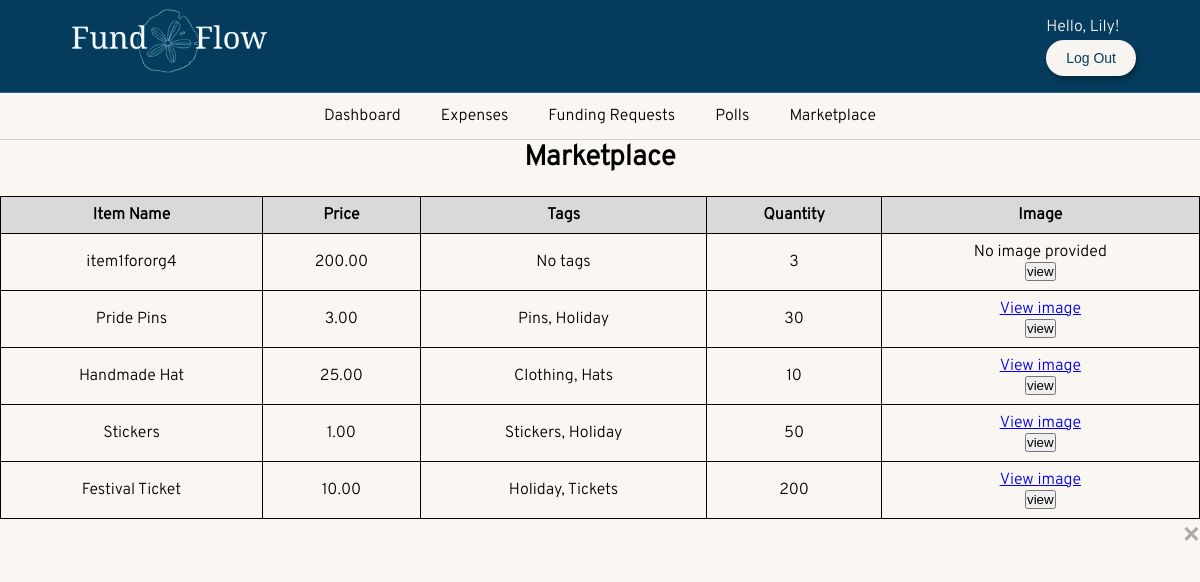
/marketplace/ (signed in), run on the app's committed database.
### FundFlow/models.py (models this page shows, shortened)
class Item(models.Model):
    organization = models.ForeignKey('Organization', on_delete=models.CASCADE, related_name='items')
    item_name = models.CharField(max_length=100, unique=True)
    price = models.DecimalField(max_digits=10, decimal_places=2)
    image = models.FileField(upload_to='merchIMG/', null=True, blank=True)
    quantity = models.PositiveIntegerField()
    tags = models.ManyToManyField(Tag, related_name='items')

class Tag(models.Model):
    name = models.CharField(max_length=20, unique=True)

### FundFlow/views.py (the view)
# urls.py: path('marketplace/', views.marketplace_view, name='marketplace'),
@login_required
def marketplace_view(request):
    curUser = request.user
    curProf = UserProfile.objects.get(user=curUser)
    user_type = curProf.user_type
    thisOrg = curProf.current_Org
    items = Item.objects.all()
    if request.method == 'POST':
        item_id = request.POST.get('item_id')
        print(item_id)
        item=Item.objects.get(pk=item_id)
        return redirect('checkout', item.id)
    context = {
        'user_type': user_type,
        'items': items,
    }
    return render(request, 'marketplace.html', context)

### FundFlow/templates/marketplace.html (shortened to what this page needs)
{% extends 'base.html' %}
{% block content %}
<h1>Marketplace</h1>
<div>
    <table class= "log-table">
        <thead>
            <tr>
                <th>Item Name</th>
                <th>Price</th>
                <th>Tags</th>
                <th>Quantity</th>
                <th>Image</th>
            </tr>
        </thead>
        <tbody>
            {% for item in items %}
            <tr>
                <td>{{ item.item_name  }}</td>
                <td>{{ item.price }}</td>
                <td>
                    {% for tag in item.tags.all %}
                      {{ tag.name }}{% if not forloop.last %}, {% endif %}
                    {% empty %}
                      No tags
                    {% endfor %}
                </td>
                <td>{{ item.quantity }}</td>
                <td>
                    {% if item.image %}
                        <a href="#" class="image-link" data-image="{{ item.image.url }}">View image</a>
                    {% else %}
                        No image provided
                    {% endif %}
                    <form method="POST" class="view">
                    </div>
                    <button class="explore" name="item_id" value="{{item.id}}" >view</button>
                </div>
                    </form>
                </td>
            </tr>
            {% endfor %}
<div id="itemModal" class="item">
    <div class="item-content">
        <span class="close">&times;</span>
    </div>
</div>
{%endblock%}

### FundFlow/templates/base.html (shortened to what this page needs)
<!doctype html>
<html lang="en">
  <head>
    {%load static%}
    <link rel="stylesheet" href="{% static 'dashboard.css' %}">
    <link rel="stylesheet" href="{% static 'home.css' %}">
    <link rel="stylesheet" href="{% static 'signUp.css' %}">
    <link rel="stylesheet" href="{% static 'index.css' %}">
    <link rel="stylesheet" href="https://cdnjs.cloudflare.com/ajax/libs/font-awesome/6.0.0/css/all.min.css">
    <link rel="stylesheet" href="{% static 'registerorg.css' %}">
    <link rel="stylesheet" href="{% static 'voting.css' %}">
    <link rel="stylesheet" href="{% static 'expenses.css' %}">
    <link rel="stylesheet" href="{% static 'budgetRev.css' %}">
    <link rel="stylesheet" href="{% static 'manageOrganization.css' %}">
    <link rel="stylesheet" href="{% static 'fundingRequests.css' %}">
    <link rel="stylesheet" href="{% static 'manageMarketplace.css' %}">
  </head>
  <body>
    <header class="py-3 mb-4 border-bottom" id="header">
      <div class="header-container">
          <a href="#" class="d-flex align-items-center link-body-emphasis text-decoration-none">
              <span class="logo">
                  <img src="{% static 'images/FundFlow_logo.png' %}" alt="Logo">
              </span>
          </a>
      </div>
      <div>
        {% if user.is_authenticated %}
        <a class="hello-user"> Hello, {{user.first_name}}! </a>
        <form action="{% url 'logout' %}" method="post">
          <button type="submit" class="logout-btn">Log Out</button>
        </form>
        {% endif %}
      </div>
    </header>
    {% if user.is_authenticated %}
    <nav class="py-2 bg-body-tertiary border-bottom">
        <div class="container d-flex flex-wrap">
            <ul class="nav me-auto">
                <li class="nav-item"><a href="{% url 'dashboard' %}" class="nav-link link-body-emphasis px-2" aria-current="page">Dashboard</a></li>
                <li class="nav-item"><a href="{% url 'expenses' %}" class="nav-link link-body-emphasis px-2">Expenses</a></li>
                <li class="nav-item"><a href="{% url 'fundingRequests' %}" class="nav-link link-body-emphasis px-2">Funding Requests</a></li>
                <li class="nav-item"><a href="{% url 'voting' %}" class="nav-link link-body-emphasis px-2">Polls</a></li>
                <li class="nav-item"><a href="{% url 'marketplace' %}" class="nav-link link-body-emphasis px-2">Marketplace</a></li>
            </ul>
        </div>
    </nav>
    {% endif %}
    <div class="container">
        {% block content %}
        {% endblock %}
  </body>
</html>

### FundFlow/static/dashboard.css (style rules this page uses)
* { margin: 0; padding: 0; box-sizing: border-box; }
body { display: flex; flex-direction: column; }

### FundFlow/static/home.css (style rules this page uses)
body { margin: 0; padding: 0; background-color: #F8F5F0; font-family: 'Overpass', sans-serif; }

### FundFlow/static/signUp.css (style rules this page uses)
body { margin: 0; padding: 0; background-color: #F8F5F0; }

### FundFlow/static/index.css (style rules this page uses)
body { background-color: #FAF6F1; margin: 0; }
#header { background-color: #053C5E; border-bottom: 1px solid #2a668b; padding: .5rem 4rem; display: flex; align-items: center; justify-content: space-between; }
.header-container { display: flex; align-items: center; gap: 1rem; }
.logo img { height: 70px; width: auto; }
.logout-btn { background-color: #F8F5F0; border: none; text-decoration: none; color: #053C5E; padding: 10px 20px; border-radius: 25px; font-size: 14px; text-align: center; cursor: pointer; box-shadow: 2px 4px 5px rgba(0, 0, 0, 0.3); margin-top: 3px; }
nav { background-color: #FAF6F1; border-bottom: 1px solid #ccc; padding: 0.8rem 0; }
.nav { list-style: none; display: flex; justify-content: center; padding: 0; margin: 0; }
.nav-item { margin: 0 10px; }
.nav-link { color: black; text-decoration: none; font-size: 1rem; padding: 5px 10px; transition: color 0.3s ease; font-family: 'Overpass', sans-serif; font-weight: 300; }
.hello-user { font-family: 'Overpass', sans-serif; color: #F8F5F0; }

### FundFlow/static/registerorg.css (style rules this page uses)
body { display: flex; flex-direction: column; }

### FundFlow/static/voting.css (style rules this page uses)
body { font-family: 'Overpass', sans-serif; }

### FundFlow/static/expenses.css (style rules this page uses)
.log-table { width: 100%; border-collapse: collapse; margin-top: 20px; }
.log-table thead { background-color: #D9D9D9; font-weight: bold; }
.log-table td, .log-table th { border: 1px solid black; padding: 8px 12px; text-align: center; }
.close { color: #aaa; float: right; font-size: 28px; font-weight: bold; cursor: pointer; }

### FundFlow/static/budgetRev.css (style rules this page uses)
h1 { color: #000000; font-size: 28px; margin-bottom: 20px; text-align: center; }

### FundFlow/static/fundingRequests.css (style rules this page uses)
body { font-family: 'Overpass', sans-serif; }
.close { color: #aaa; float: right; font-size: 28px; font-weight: bold; cursor: pointer; }

### data on the page
Item: item_name "item1fororg4", price "200.00", quantity "3", image "No image provided", {{ item.id }} 6 (drawn)
Item: item_name "Pride Pins", price "3.00", quantity "30", {{ item.id }} 13 (drawn)
Tag: name "Pins"
Tag: name "Holiday"
Item: item_name "Handmade Hat", price "25.00", quantity "10", {{ item.id }} 15 (drawn)
Tag: name "Clothing"
Tag: name "Hats"
Item: item_name "Stickers", price "1.00", quantity "50", {{ item.id }} 16 (drawn)
Tag: name "Stickers"
Item: item_name "Festival Ticket", price "10.00", quantity "200", {{ item.id }} 17 (drawn)
Tag: name "Tickets"

### other printed values
{{ user.first_name }} "Lily"
